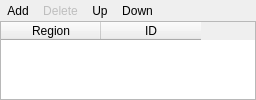
     <widget class="QWidget" name="top_frame" native="true">
      <property name="sizePolicy">
       <sizepolicy hsizetype="Expanding" vsizetype="MinimumExpanding">
        <horstretch>0</horstretch>
        <verstretch>0</verstretch>
       </sizepolicy>
      </property>
      <property name="maximumSize">
       <size>
        <width>16777215</width>
        <height>100</height>
       </size>
      </property>
      <layout class="QVBoxLayout" name="verticalLayout_3">
       <property name="spacing">
        <number>0</number>
       </property>
       <property name="leftMargin">
        <number>0</number>
       </property>
       <property name="topMargin">
        <number>0</number>
       </property>
       <property name="rightMargin">
        <number>0</number>
       </property>
       <property name="bottomMargin">
        <number>0</number>
       </property>
       <item>
        <widget class="QWidget" name="frame_add_delete" native="true">
         <layout class="QHBoxLayout" name="horizontalLayout_7">
          <property name="spacing">
           <number>0</number>
          </property>
          <property name="leftMargin">
           <number>0</number>
          </property>
          <property name="topMargin">
           <number>0</number>
          </property>
          <property name="rightMargin">
           <number>0</number>
          </property>
          <property name="bottomMargin">
           <number>0</number>
          </property>
          <item>
           <layout class="QHBoxLayout" name="horizontalLayout">
            <item>
             <widget class="QToolButton" name="toolbutton_add">
              <property name="toolTip">
               <string>Define new initial condition over one or more regions</string>
              </property>
              <property name="text">
               <string>Add</string>
              </property>
              <property name="autoRaise">
               <bool>true</bool>
              </property>
             </widget>
            </item>
            <item>
             <widget class="QToolButton" name="toolbutton_delete">
              <property name="enabled">
               <bool>false</bool>
              </property>
              <property name="toolTip">
               <string>Delete initial condition</string>
              </property>
              <property name="text">
               <string>Delete</string>
              </property>
              <property name="autoRaise">
               <bool>true</bool>
              </property>
             </widget>
            </item>
            <item>
             <widget class="QToolButton" name="toolbutton_up">
              <property name="toolTip">
               <string>Move selected row up</string>
              </property>
              <property name="text">
               <string>Up</string>
              </property>
              <property name="autoRaise">
               <bool>true</bool>
              </property>
             </widget>
            </item>
            <item>
             <widget class="QToolButton" name="toolbutton_down">
              <property name="toolTip">
               <string>Move selected row down</string>
              </property>
              <property name="text">
               <string>Down</string>
              </property>
              <property name="autoRaise">
               <bool>true</bool>
              </property>
             </widget>
            </item>
            <item>
             <spacer name="horizontalSpacer">
              <property name="orientation">
               <enum>Qt::Horizontal</enum>
              </property>
              <property name="sizeHint" stdset="0">
               <size>
                <width>40</width>
                <height>20</height>
               </size>
              </property>
             </spacer>
            </item>
           </layout>
          </item>
         </layout>
        </widget>
       </item>
       <item>
        <widget class="QTableWidget" name="tablewidget_regions">
         <property name="maximumSize">
          <size>
           <width>16777215</width>
           <height>100</height>
          </size>
         </property>
         <property name="selectionMode">
          <enum>QAbstractItemView::SingleSelection</enum>
         </property>
         <property name="selectionBehavior">
          <enum>QAbstractItemView::SelectRows</enum>
         </property>
         <attribute name="horizontalHeaderHighlightSections">
          <bool>false</bool>
         </attribute>
         <attribute name="verticalHeaderVisible">
          <bool>false</bool>
         </attribute>
         <column>
          <property name="text">
           <string>Region</string>
          </property>
         </column>
         <column>
          <property name="text">
           <string>ID</string>
          </property>
         </column>
        </widget>
       </item>
      </layout>
     </widget>
